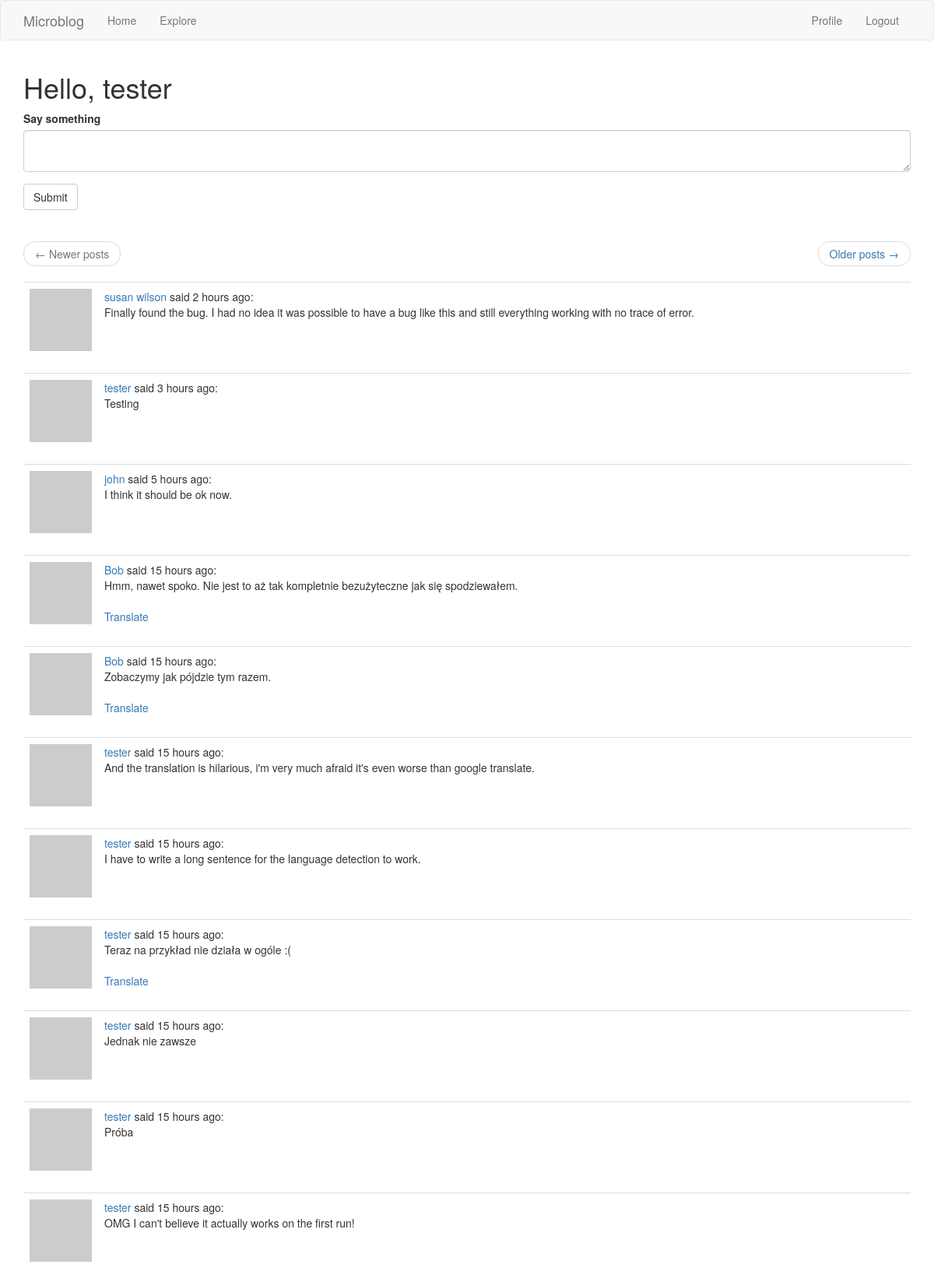
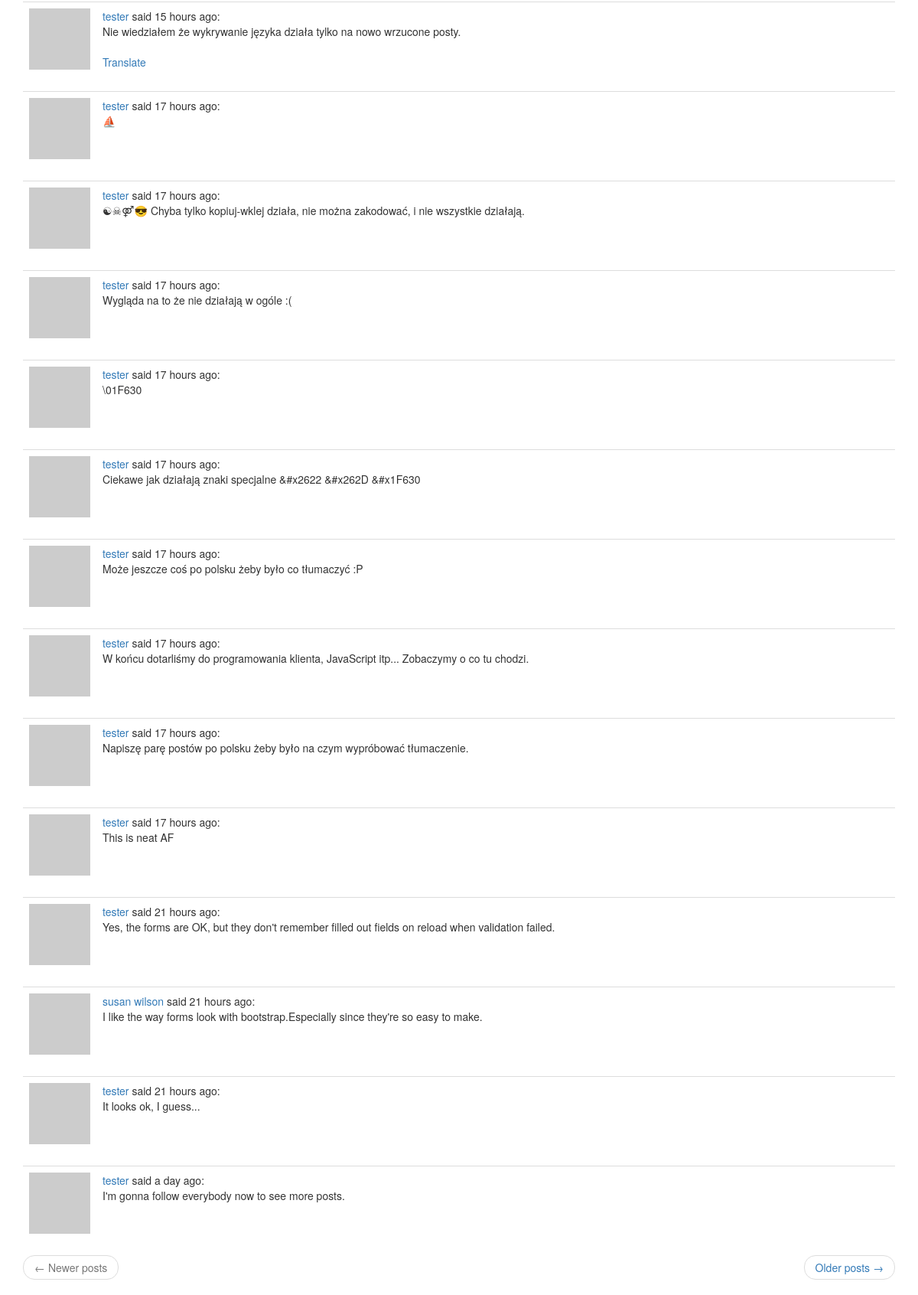
The page /index (signed in) on the database as committed earlier (2 pictures, top to bottom).
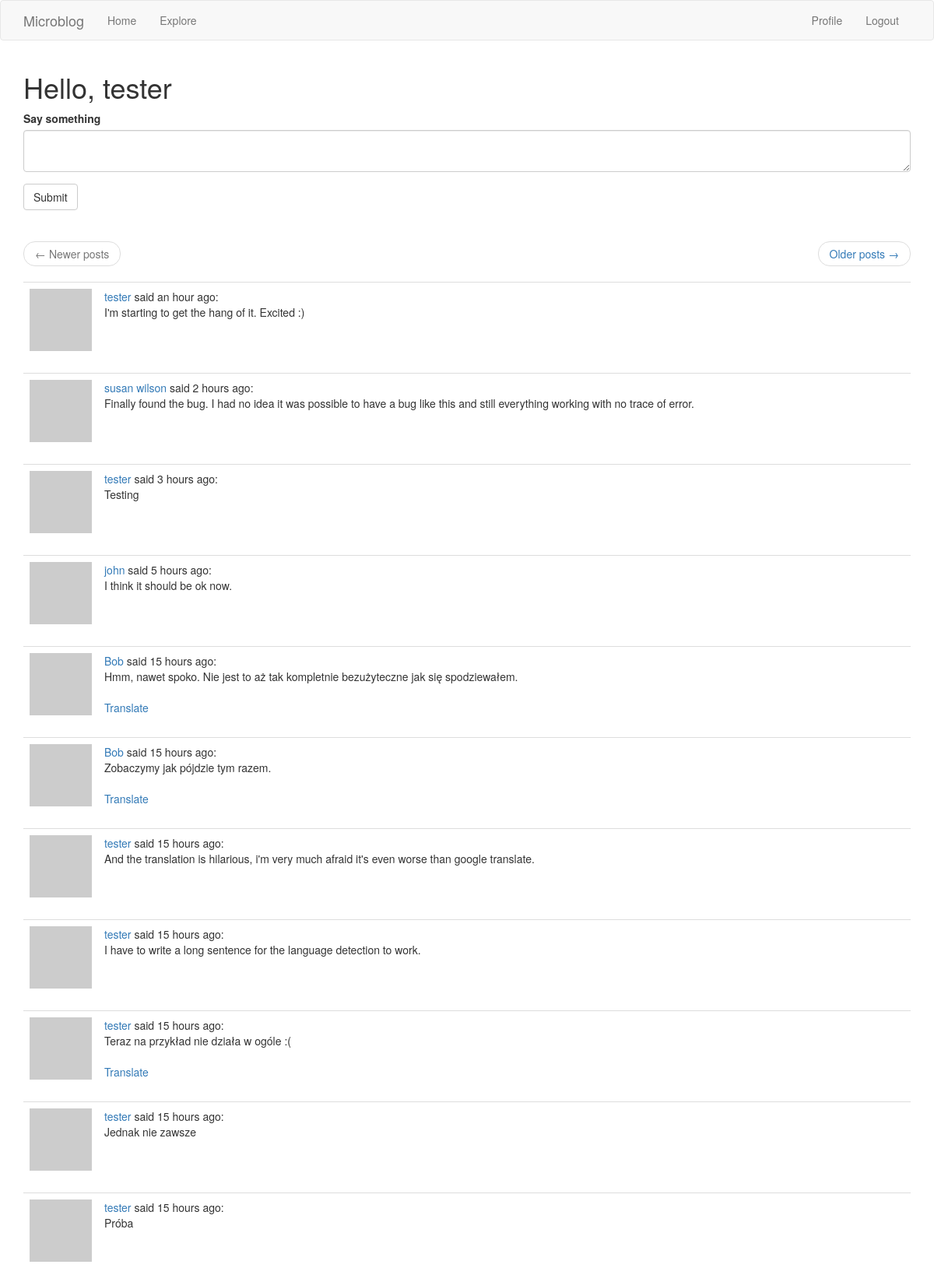
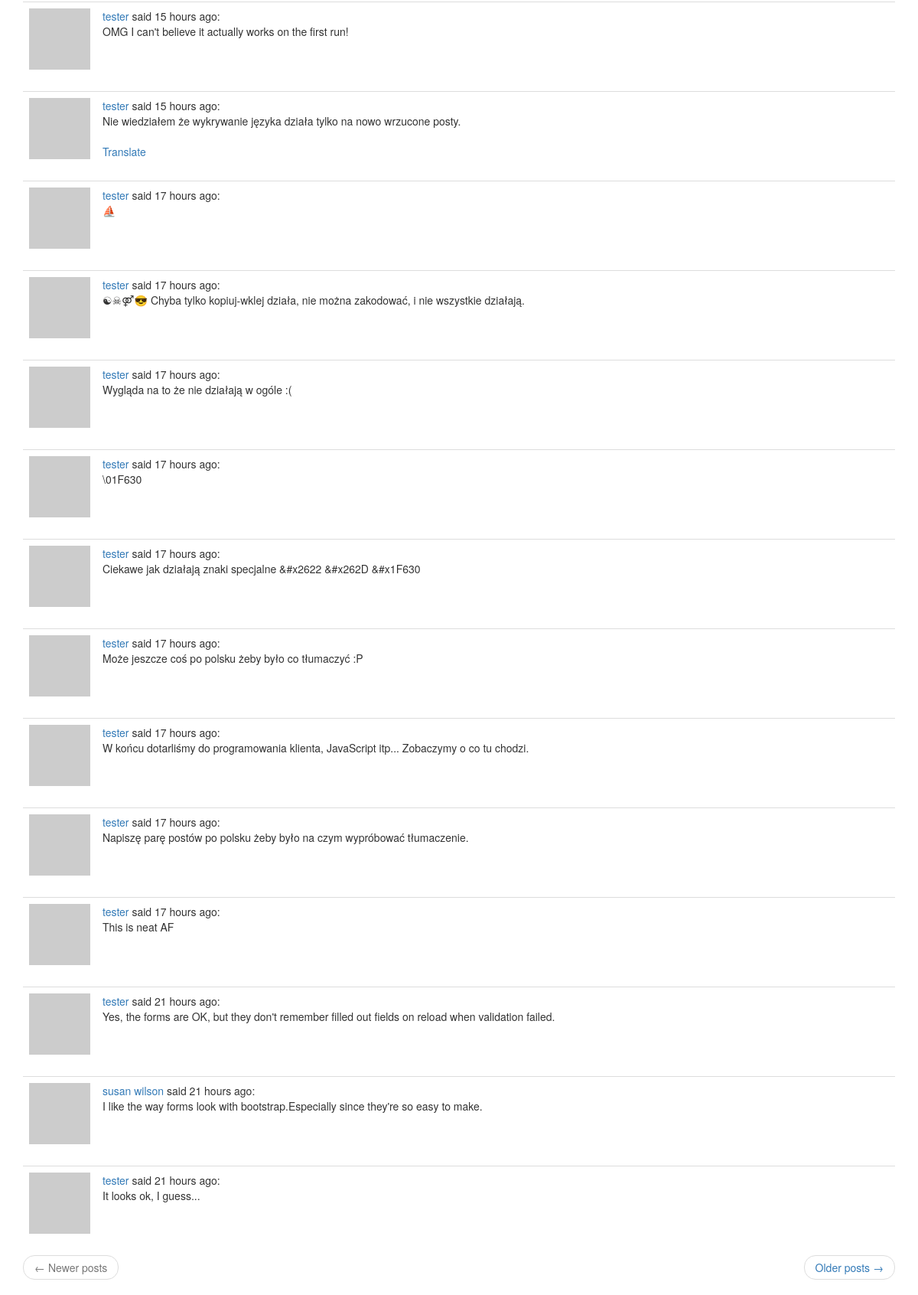
The same page on the database as committed later (2 pictures, top to bottom).
### app/models.py (models this page shows, shortened)
class User(UserMixin, db.Model):
    id = db.Column(db.Integer, primary_key=True)
    username = db.Column(db.String(64), index=True, unique=True)
    email = db.Column(db.String(120), index=True, unique=True)
    password_hash = db.Column(db.String(128))
    about_me = db.Column(db.String(140))
    last_seen = db.Column(db.DateTime, default=datetime.utcnow)
    posts = db.relationship('Post', backref='author', lazy='dynamic')
    followed = db.relationship(
        'User', secondary=followers,
        primaryjoin=(followers.c.follower_id == id),
        secondaryjoin=(followers.c.followed_id == id),
        backref=db.backref('followers', lazy='dynamic'), lazy='dynamic')
    def avatar(self, size):
        digest = md5(self.email.lower().encode('utf-8')).hexdigest()
        return 'https://www.gravatar.com/avatar/{}?d=retro&s={}'.format(
            digest, size)
    def followed_posts(self):
        followed = Post.query.join(
            followers,
            (followers.c.followed_id == Post.user_id)
        ).filter(followers.c.follower_id == self.id)
        own = Post.query.filter_by(user_id=self.id)
        return followed.union(own).order_by(Post.timestamp.desc())

class Post(db.Model):
    id = db.Column(db.Integer, primary_key=True)
    body = db.Column(db.String(140))
    timestamp = db.Column(db.DateTime, index=True, default=datetime.utcnow)
    user_id = db.Column(db.Integer, db.ForeignKey('user.id'))
    language = db.Column(db.String(5))

### app/main/routes.py (the view, shortened to what this page needs)
@bp.route('/', methods=['GET', 'POST'])
@bp.route('/index', methods=['GET', 'POST'])
@login_required
def index():
    form = PostForm()
    page = request.args.get('page', 1, type=int)
    posts = current_user.followed_posts().paginate(
        page, current_app.config['POSTS_PER_PAGE'], False)
    next_url = url_for('main.index', page=posts.next_num) \
        if posts.has_next else None
    prev_url = url_for('main.index', page=posts.prev_num) \
        if posts.has_prev else None
    return render_template('index.html', title=_('Home'), form=form,
                           posts=posts.items,
                           next_url=next_url, prev_url=prev_url)

### app/main/forms.py
class PostForm(FlaskForm):
    post = TextAreaField(_l('Say something'), validators=[
        DataRequired(), Length(min=1, max=140)])
    submit = SubmitField(_l('Submit'))

### app/main/routes.py (called while the page is built)
@bp.before_app_request
def before_request():
    if current_user.is_authenticated:
        current_user.last_seen = datetime.utcnow()
        db.session.commit()
    g.locale = str(get_locale())

### app/models.py (called while the page is built)
@login.user_loader
def load_user(id):
    return User.query.get(int(id))

### app/templates/index.html
{% extends "base.html" %}
{% import 'bootstrap/wtf.html' as wtf %}
{% block app_content %}
  <h1>{{ _('Hello,') }} {{ current_user.username }}</h1>
  {% if form %}
    {{ wtf.quick_form(form) }}
    <br>
  {% endif %}
  {% if posts %}
    {% include '_page_nav.html' %}
    {% for post in posts %}
      {% include '_post.html' %}
    {% endfor %}
    {% include '_page_nav.html' %}
  {% else %}
    <p class="text-muted">{{ _('No posts') }}</p>
  {% endif %}
{% endblock %}

### app/templates/base.html (shortened to what this page needs)
{% extends 'bootstrap/base.html' %}
{% block navbar %}
  <nav class="navbar navbar-default">
    <div class="container">
      <div class="navbar-header">
        <a class="navbar-brand" href="{{ url_for('main.index') }}">Microblog</a>
      </div>
      <div class="collapse navbar-collapse" id="bs-example-navbar-collapse-1">
        <ul class="nav navbar-nav">
          <li><a href="{{ url_for('main.index') }}">{{ _('Home') }}</a></li>
          <li><a href="{{ url_for('main.explore') }}">{{ _('Explore') }}</a></li>
        </ul>
        <ul class="nav navbar-nav navbar-right">
          {% if current_user.is_anonymous %}
            <li><a href="{{ url_for('auth.login') }}">{{ _('Login') }}</a></li>
          {% else %}
            <li><a href="{{ url_for('main.user', username=current_user.username) }}">{{ _('Profile') }}</a></li>
            <li><a href="{{ url_for('auth.logout') }}">{{ _('Logout') }}</a></li>
          {% endif %}
        </ul>
      </div>
    </div>
  </nav>
{% endblock %}
{% block content %}
  <div class="container">
    {% block app_content %}{% endblock %}
  </div>
{% endblock %}

### app/templates/_page_nav.html
<nav aria-label="...">
  <ul class="pager">
    <li class="previous{% if not prev_url %} disabled{% endif %}">
      <a href="{{ prev_url or '#' }}">
        <span aria-hidden="true">&larr;</span> {{ _('Newer posts') }}
      </a>
    </li>
    <li class="next{% if not next_url %} disabled{% endif %}">
      <a href="{{ next_url or '#' }}">
        {{ _('Older posts') }} <span aria-hidden="true">&rarr;</span>
      </a>
    </li>
  </ul>
</nav>

### app/templates/_post.html
<table class="table table-hover">
  <tr>
    <td width="40px"><img src="{{ post.author.avatar(40) }}"></td>
    <td>
      <a href="{{ url_for('main.user', username=post.author.username) }}">
        {{ post.author.username }}
      </a>
      {{ _('said') }} {{ moment(post.timestamp).fromNow() }}:
      <br>
      <span id="post{{ post.id }}">{{ post.body }}</span>
      {% if post.language and post.language != g.locale %}
        <br><br>
        <span id="translation{{ post.id }}">
          <a href="javascript:translate(
                                '#post{{ post.id }}',
                                '#translation{{ post.id }}',
                                '{{ post.language }}',
                                '{{ g.locale }}');">{{ _('Translate') }}</a>
        </span>
      {% endif %}
    </td>
  </tr>
</table>

Rows that differ between the two databases and show on the page:
no longer on this page (row unchanged): Post: author.username "tester", timestamp "a day ago", body "I'm gonna follow everybody now to see more posts."
added Post: author.username "tester", timestamp "an hour ago", body "I'm starting to get the hang of it. Excited :)"
